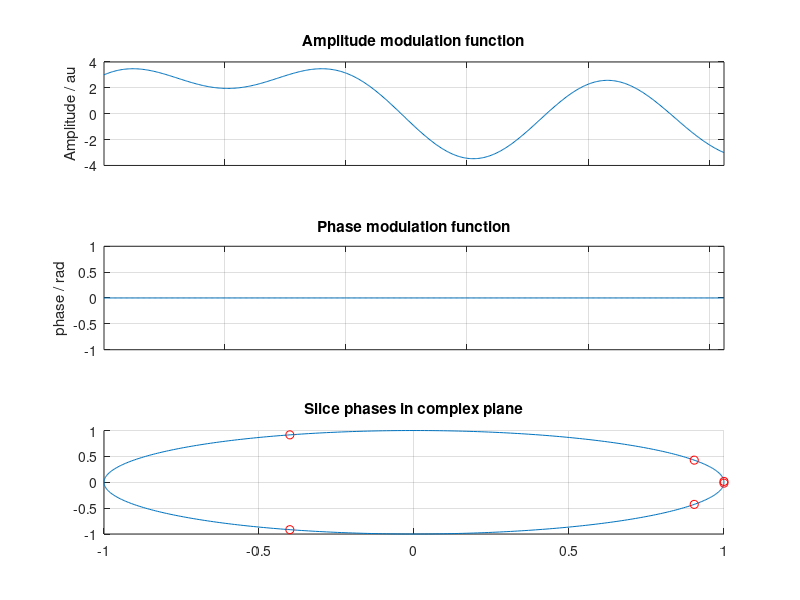

MATLAB code for this plot:
%%% Simple script to compute optimal slice phase offsets for multi-band
%%% imaging.
%%% Generates results presented in ISMRM 2015 abstract #2398 
%%% Shaihan Malik 12-5-2015


%% Compute optimized slice phases for specified MBF

%%%%%%%% User Inputs %%%%%%%%%%%%%%
MBF = 6;                %<--- Number of slices
am_only = true;         %<--- AM only (true) or AM/FM (false)
%%%%%%%%%%%%%%%%%%%%%%%%%%%%%%%%%%%


M=512; %<- number of time points, arbitrary
spos = (1:MBF)-(MBF+1)/2; %<- relative slice positions

%%% Function for max amplitude of arbitrary set of phases
bt = @(phi)(sum(exp(2*pi*1i*linspace(0,1,M)'*spos).*repmat(exp(1i*phi),[M 1]),2));

%%% If am_only need function to map phases to slice pairs
if am_only

    %%% identify pairs of slices that are equally offset (odd/even separate)
    if mod(MBF,2)==0 
        ixmap = @(x)(([x -fliplr(x)]));
    else
        ixmap = @(x)(([x -fliplr(x(1:end-1))]));
    end
else
    % If not mapping slices, just return input
    ixmap = @(x)(x);
end
bmax = @(phi)(max(abs(bt(ixmap(phi)))));


%%% Cost function for optimization
if am_only
    % Maximum amplitude
    costfun = @(phi)(max(abs(real(bt(ixmap(phi)))))+100*max(abs(imag(bt(ixmap(phi))))));
    nsol = ceil(MBF/2); %<-- the number of phases we need to find (searching for pairs)
else
    costfun = bmax;
    nsol = MBF;
end

%%% Run minimization multiple times with diff initial guess
nstarts=10;
cf=[];
phi_sol = zeros([1 nsol]);
opt=optimset('Display','none');
for ii=1:nstarts
    
    phi0 = rand([1 nsol]);
    
    phis = fmincon(costfun,phi0,[],[],[],[],zeros(size(phi0)),2*pi*ones(size(phi0)),[],opt);
    cf(ii) = costfun(phis);
    
    % Check if this is the lowest cost solution
    if costfun(phis)<costfun(phi_sol)
        phi_sol = phis;% this is now the lowest cost, so replace
    end
   fprintf('iteration %d, cf=%1.3f current best=%1.3f\n',ii,cf(ii),costfun(phi_sol))
end
    
%%% Report the best solution
fprintf(1,['\nMBF=%d, bmax = %1.3f, PHASES (radian): ' repmat('%1.3f ',[1 MBF]) '\n'],...
    MBF,bmax(phi_sol),ixmap(phi_sol));


%% Plot modulation function
figure;
subplot(3,1,1)
if am_only
    plot(real(bt(ixmap(phi_sol))))
else
    plot(abs(bt(ixmap(phi_sol))))
end
grid on
xlim([1 M])
ylabel('Amplitude / au')
title('Amplitude modulation function')
set(gca,'xticklabel','')

subplot(3,1,2)
if am_only
    plot(imag(bt(ixmap(phi_sol))));ylim([-1 1])
    %(this is for display purposes to avoid pi phase jumps in a real waveform. 
    % Try yourself if you think this is a cheat)
else
    plot(angle(bt(ixmap(phi_sol))))
end
grid on
xlim([1 M])
ylabel('phase / rad')
title('Phase modulation function')
set(gca,'xticklabel','')

subplot(3,1,3)
hold on
plot(cos(linspace(0,2*pi,M)),sin(linspace(0,2*pi,M)))
plot(cos(ixmap(phi_sol)),sin(ixmap(phi_sol)),'or')
grid on
title('Slice phases in complex plane')

set(gcf,'position',[100 100 250 750])
